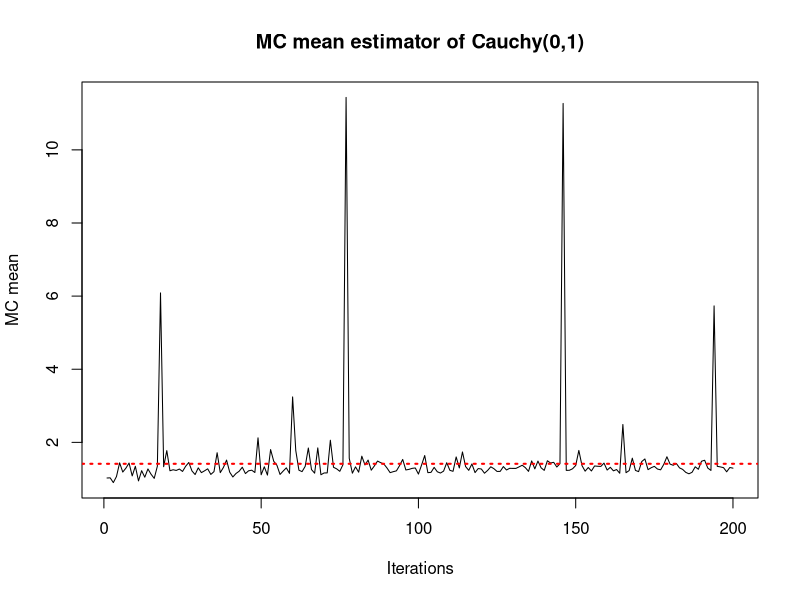
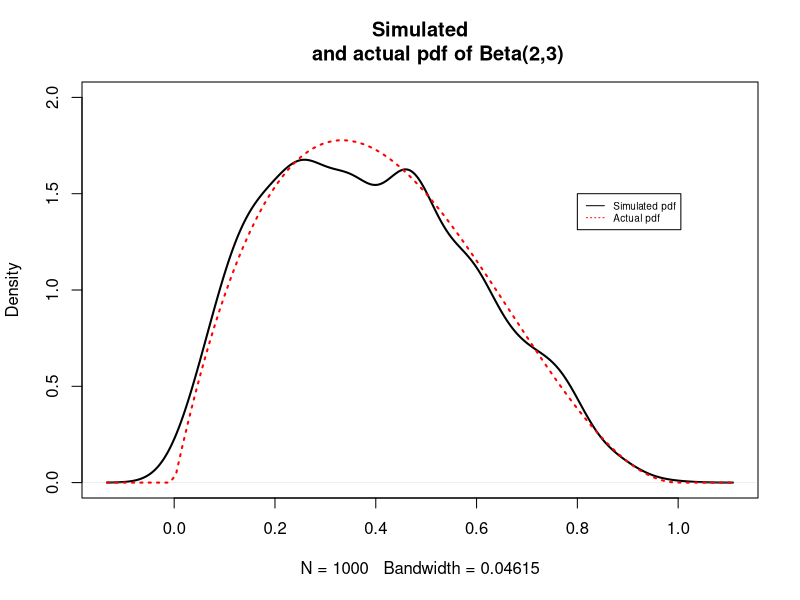

The R source for these figures, in order:
## R code to be used for week 9 session 2

## NIS - Normalised importance sampling

## When calculating w-tilde you can drop the complex constant terms to make things a lot easier

##--------Example 3.6 Estimate E(|X|^{1/2}) of Cauchy(mu, sigma)-----------------

MCint.myCauchy <- function(n, mu, sigma, nu){
  ## This function is for cacluting the 0.5 moment from Cauchy(mu,sigma) distribution by 
  ## NIS algorithm, using t(nu) as proposal
  X <- rt(n,df = nu) #step 1. samples from proposal density
  w.tilde <- (1+X^2/2)^{(nu+1)/2}/ # Step2. normalised weight vector
    ((X-mu)^2+sigma^2)
  w.star <- w.tilde/sum(w.tilde) 
  
  I<- sum(w.star*abs(X)^{1/2})
  
  return(I)
}


## vector of estimators
set.seed(2020)
mc.est <- NULL
for(i in 1:200){
  I<-  MCint.myCauchy(n=10*i, mu=0, sigma=1, nu=2)
  mc.est[i] <- I
}
## plot the sequence of NIS approximation to observe convergence.
plot( mc.est,type="l", xlab="Iterations", ylab="MC mean", 
      main="MC mean estimator of Cauchy(0,1)")
abline(a=sqrt(2),b=0, lwd=2, lty=3, col="red")


## Sampling importance resampling SIR

## Adapted form of Importance sampling 

#----------Example 3.7 Generating Beta(a, b) a SIR-----------------

r.mySIRbeta <- function(m, n, nu, a, b){
  ## This function is for generating a sample of n
  ## observations from Beta(a,b) distribution with the 
  ## restriction that a >=1 and b>=1.
  Y <- rt(m,df = nu)
  w.tilde <- Y^(a-1)*(1-Y)^(b-1)*as.numeric(Y<1&Y>0)/
    (1+Y^2)^(-(nu+1)/2)
  w.star <- w.tilde/sum(w.tilde)              
  X <- sample(Y, size = n, replace = TRUE, prob = w.star)
  
  return(X)
}

set.seed(2020)
mysample <-  r.mySIRbeta(n=1000, m=2000, nu=2, a=2, b=3)


plot(density(mysample), ylim=c(0,2), lwd=2, main=" Simulated 
      and actual pdf of Beta(2,3)" )
curve(dbeta(x,2,3), add=T, lwd=2, lty=3, col="red")
legend(x=0.8, y=1.5, legend=c("Simulated pdf","Actual pdf"), 
       col=c("black","red"),lty=c(1,3), cex=0.6)













